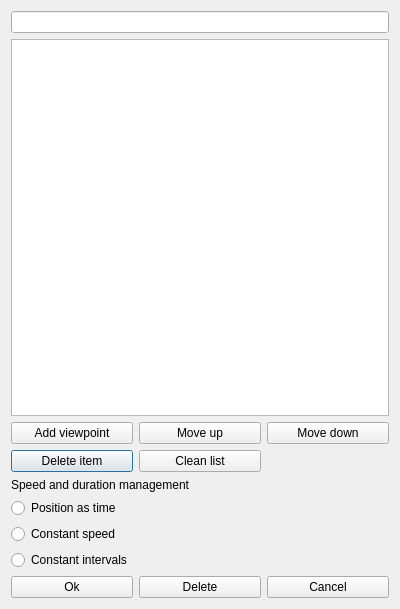
<?xml version="1.0" encoding="UTF-8"?>
<ui version="4.0">
 <class>DialogAnimationConfig</class>
 <widget class="QDialog" name="DialogAnimationConfig">
  <property name="geometry">
   <rect>
    <x>0</x>
    <y>0</y>
    <width>400</width>
    <height>609</height>
   </rect>
  </property>
  <property name="windowTitle">
   <string>Animation configurator</string>
  </property>
  <layout class="QGridLayout" name="gridLayout">
   <item row="6" column="0">
    <widget class="QRadioButton" name="constantSpeedRadioButton">
     <property name="text">
      <string>Constant speed</string>
     </property>
    </widget>
   </item>
   <item row="0" column="0" colspan="3">
    <widget class="QLineEdit" name="lineEdit_animationName"/>
   </item>
   <item row="3" column="0">
    <widget class="QPushButton" name="pushButtonDeleteViewpoint">
     <property name="text">
      <string>Delete item</string>
     </property>
    </widget>
   </item>
   <item row="8" column="0">
   <widget class="QPushButton" name="okButton">
     <property name="text">
      <string>Ok</string>
     </property>
   </widget>
  </item>
   <item row="8" column="1">
    <widget class="QPushButton" name="deleteButton">
     <property name="text">
      <string>Delete</string>
     </property>
    </widget>
   </item>
   <item row="8" column="2">
    <widget class="QPushButton" name="cancelButton">
     <property name="text">
      <string>Cancel</string>
     </property>
    </widget>
   </item>
   <item row="7" column="0">
    <widget class="QRadioButton" name="constantIntervalsRadioButton">
     <property name="text">
      <string>Constant intervals</string>
     </property>
    </widget>
   </item>
   <item row="5" column="0">
    <widget class="QRadioButton" name="positionAsTimeRadioButton">
     <property name="text">
      <string>Position as time</string>
     </property>
    </widget>
   </item>
   <item row="4" column="0" colspan="2">
    <widget class="QLabel" name="label_2">
     <property name="text">
      <string>Speed and duration management</string>
     </property>
    </widget>
   </item>
   <item row="2" column="0">
    <widget class="QPushButton" name="pushButtonAddViewpoint">
     <property name="text">
      <string>Add viewpoint</string>
     </property>
    </widget>
   </item>
   <item row="1" column="0" colspan="3">
    <widget class="QTableWidget" name="animationListWidgetTable"/>
   </item>
   <item row="2" column="1">
    <widget class="QPushButton" name="pushButtonMoveUp">
     <property name="text">
      <string>Move up</string>
     </property>
    </widget>
   </item>
   <item row="2" column="2">
    <widget class="QPushButton" name="pushButtonMoveDown">
     <property name="text">
      <string>Move down</string>
     </property>
    </widget>
   </item>
   <item row="3" column="1">
    <widget class="QPushButton" name="pushButtonCleanAnimList">
     <property name="text">
      <string>Clean list</string>
     </property>
    </widget>
   </item>
  </layout>
 </widget>
 <resources/>
 <connections/>
</ui>
